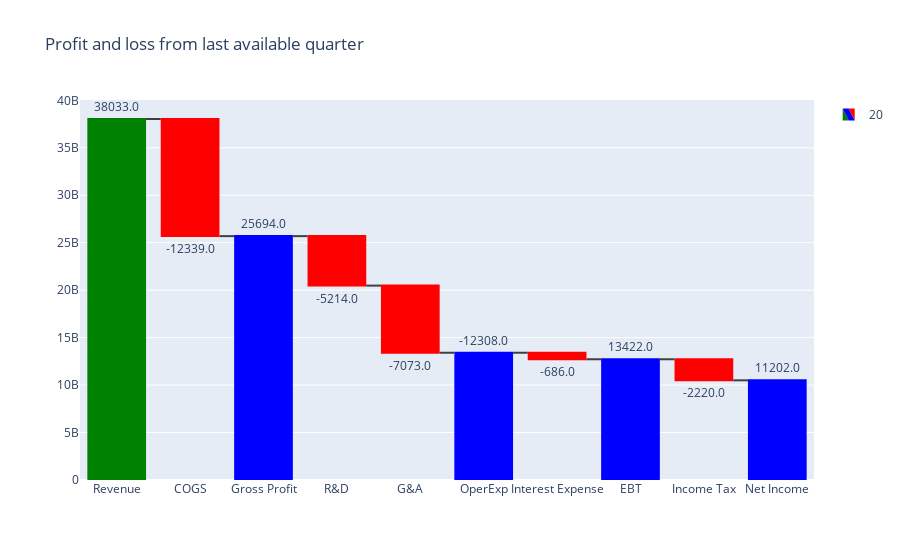

The code cell stored with this chart in its notebook:
### Code cell
import plotly.graph_objects as go

fig = go.Figure(go.Waterfall(
    name = "20", orientation = "v",
    measure = ["relative", "relative", "total", "relative", "relative", "total", "relative", 'total', 'relative','total' ],
    x = ["Revenue", "COGS", "Gross Profit", "R&D", "G&A", "OperExp", 'Interest Expense', 'EBT', 'Income Tax', 'Net Income'],
    textposition = "outside",
    text = [Rev/1000000, COGS/1000000, GrossProfit/1000000, RD/1000000, GA/1000000, OperExp/1000000,
           Int/1000000,EBT/1000000, IncTax/1000000,NetInc/1000000],
    y = [Rev, COGS, GrossProfit, RD, GA,OperExp,Int ,EBT, IncTax, NetInc],
    connector = {"line":{"color":"rgb(63, 63, 63)"}},
    increasing = {'marker':{'color': 'green'}},
    decreasing = {'marker':{'color': 'red'}},
    totals = {'marker':{'color': 'blue'}},
))

fig.update_layout(
        title = "Profit and loss from last available quarter",
        showlegend = True
)

fig.show()

### Figure 1 — Plotly figure (JSON) as saved in the notebook; plotly's stock layout.template omitted (floating-point values rounded to 4 significant figures)
{"data": [{"connector": {"line": {"color": "rgb(63, 63, 63)"}}, "decreasing": {"marker": {"color": "red"}}, "increasing": {"marker": {"color": "green"}}, "measure": ["relative", "relative", "total", "relative", "relative", "total", "relative", "total", "relative", "total"], "name": "20", "orientation": "v", "text": ["38033.0", "-12339.0", "25694.0", "-5214.0", "-7073.0", "-12308.0", "-686.0", "13422.0", "-2220.0", "11202.0"], "textposition": "outside", "totals": {"marker": {"color": "blue"}}, "type": "waterfall", "x": ["Revenue", "COGS", "Gross Profit", "R&D", "G&A", "OperExp", "Interest Expense", "EBT", "Income Tax", "Net Income"], "y": [38033000000, -12339000000, 25694000000, -5214000000, -7073000000, -12308000000, -686000000, 13422000000, -2220000000, 11202000000]}], "layout": {"showlegend": true, "title": {"text": "Profit and loss from last available quarter"}}}
